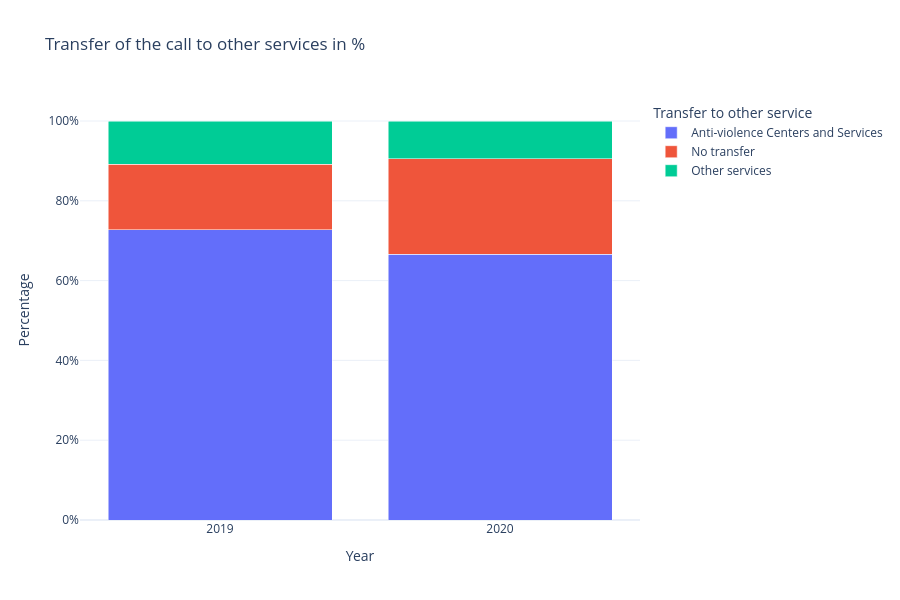

The cell this chart's notebook holds for it:
### Code cell
#I want to add the % symbol as a suffix to all numbers, I tried to do it before making the chart but it made
#the values of the y axis incomprehensible, so I'm doing it this way.
antiviolencecentres_barchart.update_layout(
    yaxis = dict(ticksuffix= "%"))

### Figure 1 — Plotly figure (JSON) as saved in the notebook; plotly's stock layout.template omitted (floating-point values rounded to 4 significant figures)
{"data": [{"hovertemplate": "Transfer to other service=Anti-violence Centers and Services<br>Year=%{x}<br>Percentage=%{y}<extra></extra>", "legendgroup": "Anti-violence Centers and Services", "marker": {"color": "#636efa", "pattern": {"shape": ""}}, "name": "Anti-violence Centers and Services", "orientation": "v", "showlegend": true, "textposition": "auto", "type": "bar", "x": ["2019", "2020"], "xaxis": "x", "y": [72.8, 66.6], "yaxis": "y"}, {"hovertemplate": "Transfer to other service=No transfer<br>Year=%{x}<br>Percentage=%{y}<extra></extra>", "legendgroup": "No transfer", "marker": {"color": "#EF553B", "pattern": {"shape": ""}}, "name": "No transfer", "orientation": "v", "showlegend": true, "textposition": "auto", "type": "bar", "x": ["2019", "2020"], "xaxis": "x", "y": [16.3, 24.0], "yaxis": "y"}, {"hovertemplate": "Transfer to other service=Other services<br>Year=%{x}<br>Percentage=%{y}<extra></extra>", "legendgroup": "Other services", "marker": {"color": "#00cc96", "pattern": {"shape": ""}}, "name": "Other services", "orientation": "v", "showlegend": true, "textposition": "auto", "type": "bar", "x": ["2019", "2020"], "xaxis": "x", "y": [10.9, 9.4], "yaxis": "y"}], "layout": {"barmode": "stack", "height": 600, "legend": {"title": {"text": "Transfer to other service"}, "tracegroupgap": 0}, "title": {"text": "Transfer of the call to other services in %"}, "xaxis": {"anchor": "y", "domain": [0, 1], "title": {"text": "Year"}}, "yaxis": {"anchor": "x", "domain": [0, 1], "ticksuffix": "%", "title": {"text": "Percentage"}}}}
